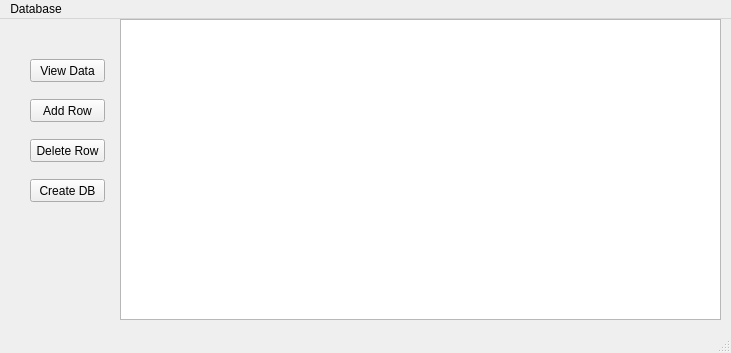
<?xml version="1.0" encoding="UTF-8"?>
<ui version="4.0">
 <class>MainWindow</class>
 <widget class="QMainWindow" name="MainWindow">
  <property name="geometry">
   <rect>
    <x>0</x>
    <y>0</y>
    <width>731</width>
    <height>353</height>
   </rect>
  </property>
  <property name="windowTitle">
   <string>MainWindow</string>
  </property>
  <widget class="QWidget" name="centralwidget">
   <widget class="QPushButton" name="pushButton">
    <property name="geometry">
     <rect>
      <x>30</x>
      <y>40</y>
      <width>75</width>
      <height>23</height>
     </rect>
    </property>
    <property name="text">
     <string>View Data</string>
    </property>
   </widget>
   <widget class="QPushButton" name="pushButton_2">
    <property name="geometry">
     <rect>
      <x>30</x>
      <y>80</y>
      <width>75</width>
      <height>23</height>
     </rect>
    </property>
    <property name="text">
     <string>Add Row</string>
    </property>
   </widget>
   <widget class="QPushButton" name="pushButton_3">
    <property name="geometry">
     <rect>
      <x>30</x>
      <y>120</y>
      <width>75</width>
      <height>23</height>
     </rect>
    </property>
    <property name="text">
     <string>Delete Row</string>
    </property>
   </widget>
   <widget class="QPushButton" name="pushButton_4">
    <property name="geometry">
     <rect>
      <x>30</x>
      <y>160</y>
      <width>75</width>
      <height>23</height>
     </rect>
    </property>
    <property name="text">
     <string>Create DB</string>
    </property>
   </widget>
   <widget class="QTextEdit" name="textEdit">
    <property name="geometry">
     <rect>
      <x>120</x>
      <y>0</y>
      <width>601</width>
      <height>301</height>
     </rect>
    </property>
   </widget>
  </widget>
  <widget class="QMenuBar" name="menubar">
   <property name="geometry">
    <rect>
     <x>0</x>
     <y>0</y>
     <width>731</width>
     <height>21</height>
    </rect>
   </property>
   <widget class="QMenu" name="menuDatabase">
    <property name="title">
     <string>Database</string>
    </property>
   </widget>
   <addaction name="menuDatabase"/>
  </widget>
  <widget class="QStatusBar" name="statusbar"/>
 </widget>
 <resources/>
 <connections/>
</ui>
